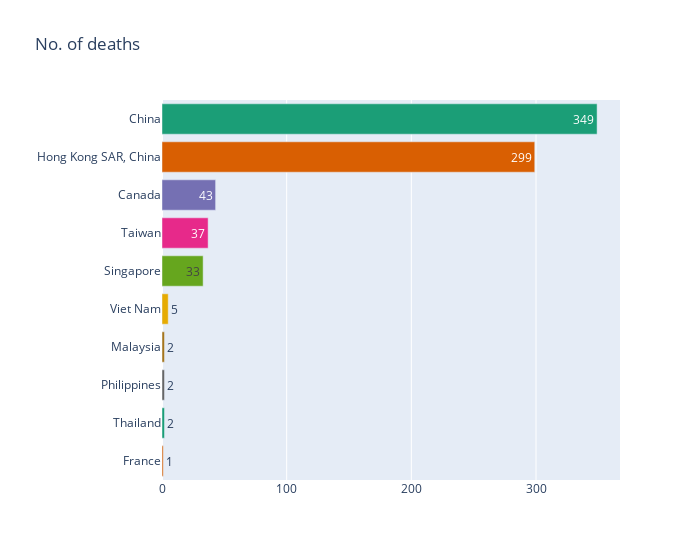

Here is the notebook cell this chart was saved with:
### Code cell
plot_barh('No. of deaths')

### Figure 1 — Plotly figure (JSON) as saved in the notebook; plotly's stock layout.template omitted (floating-point values rounded to 4 significant figures)
{"data": [{"alignmentgroup": "True", "customdata": [[5327, 349, 7]], "hovertemplate": "Country/Region=%{y}<br>No. of deaths=%{customdata[1]}<br>Cumulative total cases=%{customdata[0]}<br>Case fatalities ratio (%)=%{customdata[2]}<extra></extra>", "legendgroup": "China", "marker": {"color": "rgb(27,158,119)"}, "name": "China", "offsetgroup": "China", "orientation": "h", "showlegend": true, "text": [349], "textposition": "auto", "type": "bar", "x": [349], "xaxis": "x", "y": ["China"], "yaxis": "y"}, {"alignmentgroup": "True", "customdata": [[1755, 299, 17]], "hovertemplate": "Country/Region=%{y}<br>No. of deaths=%{customdata[1]}<br>Cumulative total cases=%{customdata[0]}<br>Case fatalities ratio (%)=%{customdata[2]}<extra></extra>", "legendgroup": "Hong Kong SAR, China", "marker": {"color": "rgb(217,95,2)"}, "name": "Hong Kong SAR, China", "offsetgroup": "Hong Kong SAR, China", "orientation": "h", "showlegend": true, "text": [299], "textposition": "auto", "type": "bar", "x": [299], "xaxis": "x", "y": ["Hong Kong SAR, China"], "yaxis": "y"}, {"alignmentgroup": "True", "customdata": [[251, 43, 17]], "hovertemplate": "Country/Region=%{y}<br>No. of deaths=%{customdata[1]}<br>Cumulative total cases=%{customdata[0]}<br>Case fatalities ratio (%)=%{customdata[2]}<extra></extra>", "legendgroup": "Canada", "marker": {"color": "rgb(117,112,179)"}, "name": "Canada", "offsetgroup": "Canada", "orientation": "h", "showlegend": true, "text": [43], "textposition": "auto", "type": "bar", "x": [43], "xaxis": "x", "y": ["Canada"], "yaxis": "y"}, {"alignmentgroup": "True", "customdata": [[346, 37, 11]], "hovertemplate": "Country/Region=%{y}<br>No. of deaths=%{customdata[1]}<br>Cumulative total cases=%{customdata[0]}<br>Case fatalities ratio (%)=%{customdata[2]}<extra></extra>", "legendgroup": "Taiwan", "marker": {"color": "rgb(231,41,138)"}, "name": "Taiwan", "offsetgroup": "Taiwan", "orientation": "h", "showlegend": true, "text": [37], "textposition": "auto", "type": "bar", "x": [37], "xaxis": "x", "y": ["Taiwan"], "yaxis": "y"}, {"alignmentgroup": "True", "customdata": [[238, 33, 14]], "hovertemplate": "Country/Region=%{y}<br>No. of deaths=%{customdata[1]}<br>Cumulative total cases=%{customdata[0]}<br>Case fatalities ratio (%)=%{customdata[2]}<extra></extra>", "legendgroup": "Singapore", "marker": {"color": "rgb(102,166,30)"}, "name": "Singapore", "offsetgroup": "Singapore", "orientation": "h", "showlegend": true, "text": [33], "textposition": "auto", "type": "bar", "x": [33], "xaxis": "x", "y": ["Singapore"], "yaxis": "y"}, {"alignmentgroup": "True", "customdata": [[63, 5, 8]], "hovertemplate": "Country/Region=%{y}<br>No. of deaths=%{customdata[1]}<br>Cumulative total cases=%{customdata[0]}<br>Case fatalities ratio (%)=%{customdata[2]}<extra></extra>", "legendgroup": "Viet Nam", "marker": {"color": "rgb(230,171,2)"}, "name": "Viet Nam", "offsetgroup": "Viet Nam", "orientation": "h", "showlegend": true, "text": [5], "textposition": "auto", "type": "bar", "x": [5], "xaxis": "x", "y": ["Viet Nam"], "yaxis": "y"}, {"alignmentgroup": "True", "customdata": [[5, 2, 40]], "hovertemplate": "Country/Region=%{y}<br>No. of deaths=%{customdata[1]}<br>Cumulative total cases=%{customdata[0]}<br>Case fatalities ratio (%)=%{customdata[2]}<extra></extra>", "legendgroup": "Malaysia", "marker": {"color": "rgb(166,118,29)"}, "name": "Malaysia", "offsetgroup": "Malaysia", "orientation": "h", "showlegend": true, "text": [2], "textposition": "auto", "type": "bar", "x": [2], "xaxis": "x", "y": ["Malaysia"], "yaxis": "y"}, {"alignmentgroup": "True", "customdata": [[14, 2, 14]], "hovertemplate": "Country/Region=%{y}<br>No. of deaths=%{customdata[1]}<br>Cumulative total cases=%{customdata[0]}<br>Case fatalities ratio (%)=%{customdata[2]}<extra></extra>", "legendgroup": "Philippines", "marker": {"color": "rgb(102,102,102)"}, "name": "Philippines", "offsetgroup": "Philippines", "orientation": "h", "showlegend": true, "text": [2], "textposition": "auto", "type": "bar", "x": [2], "xaxis": "x", "y": ["Philippines"], "yaxis": "y"}, {"alignmentgroup": "True", "customdata": [[9, 2, 22]], "hovertemplate": "Country/Region=%{y}<br>No. of deaths=%{customdata[1]}<br>Cumulative total cases=%{customdata[0]}<br>Case fatalities ratio (%)=%{customdata[2]}<extra></extra>", "legendgroup": "Thailand", "marker": {"color": "rgb(27,158,119)"}, "name": "Thailand", "offsetgroup": "Thailand", "orientation": "h", "showlegend": true, "text": [2], "textposition": "auto", "type": "bar", "x": [2], "xaxis": "x", "y": ["Thailand"], "yaxis": "y"}, {"alignmentgroup": "True", "customdata": [[7, 1, 14]], "hovertemplate": "Country/Region=%{y}<br>No. of deaths=%{customdata[1]}<br>Cumulative total cases=%{customdata[0]}<br>Case fatalities ratio (%)=%{customdata[2]}<extra></extra>", "legendgroup": "France", "marker": {"color": "rgb(217,95,2)"}, "name": "France", "offsetgroup": "France", "orientation": "h", "showlegend": true, "text": [1], "textposition": "auto", "type": "bar", "x": [1], "xaxis": "x", "y": ["France"], "yaxis": "y"}], "layout": {"barmode": "relative", "legend": {"title": {"text": "Country/Region"}, "tracegroupgap": 0}, "showlegend": false, "title": {"text": "No. of deaths"}, "uniformtext": {"minsize": 8, "mode": "hide"}, "width": 700, "xaxis": {"anchor": "y", "domain": [0, 1], "title": {"text": ""}}, "yaxis": {"anchor": "x", "categoryarray": ["France", "Thailand", "Philippines", "Malaysia", "Viet Nam", "Singapore", "Taiwan", "Canada", "Hong Kong SAR, China", "China"], "categoryorder": "array", "domain": [0, 1], "title": {"text": ""}}}}
